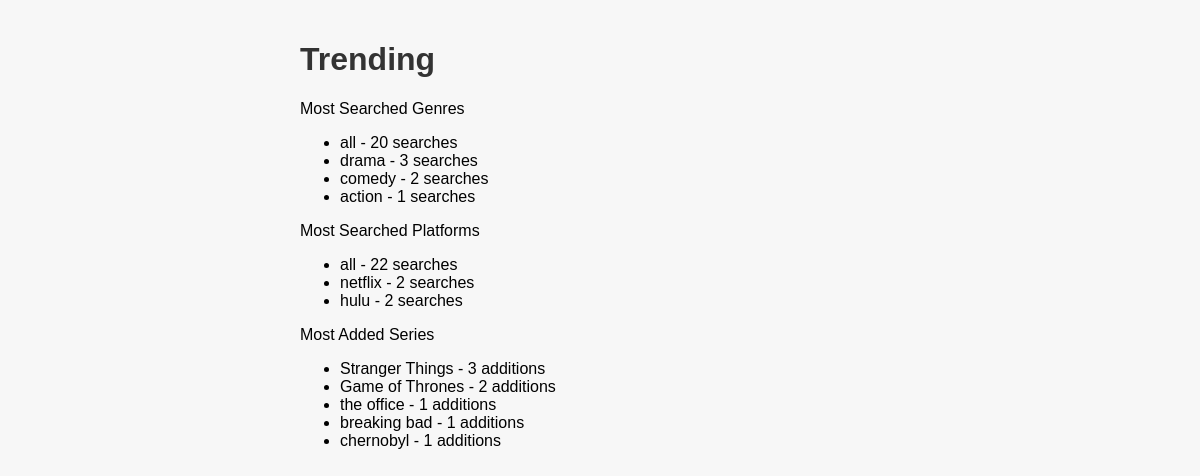
/trending, run on the app's committed database.
### tables this page shows
CREATE TABLE searches (
        id INTEGER PRIMARY KEY AUTOINCREMENT,
        user_id INTEGER,
        genre TEXT,
        platform TEXT,
        FOREIGN KEY (user_id) REFERENCES users (id)
    );

CREATE TABLE series
             (id INTEGER PRIMARY KEY AUTOINCREMENT,
              name TEXT NOT NULL,
              genre TEXT NOT NULL,
              platform TEXT NOT NULL);

### app.py (the view)
@app.route('/trending')
def trending():
    conn = sqlite3.connect('recommendations.db')
    cursor = conn.cursor()
    cursor.execute('SELECT genre, COUNT(*) as count FROM searches GROUP BY genre ORDER BY count DESC LIMIT 5')
    genre_data = cursor.fetchall()
    cursor.execute('SELECT platform, COUNT(*) as count FROM searches GROUP BY platform ORDER BY count DESC LIMIT 5')
    platform_data = cursor.fetchall()
    cursor.execute('SELECT series.id, series.name, series.genre, series.platform, COUNT(user_series2.series_id) as count FROM series LEFT JOIN user_series2 ON series.id = user_series2.series_id GROUP BY series.id ORDER BY count DESC LIMIT 5')
    series_data = cursor.fetchall()
    conn.close()
    return render_template('trending.html', genres=genre_data, platforms=platform_data, series=series_data)

### templates/trending.html (shortened to what this page needs)
<!DOCTYPE html>
<html>
<head>
    <link rel="stylesheet" type="text/css" href="{{ url_for('static', filename='style.css') }}">
</head>
<body>
  <div class="container">
    <h1>Trending</h1>
    <div class="card">
      <div class="card-header">
        Most Searched Genres
      </div>
      <div class="card-body">
        {% if genres %}
          <ul class="list-group">
            {% for genre, count in genres %}
              <li class="list-group-item">{{ genre }} - {{ count }} searches</li>
            {% endfor %}
          </ul>
        {% else %}
          <p>No genre data available.</p>
        {% endif %}
      </div>
    </div>
    <div class="card">
      <div class="card-header">
        Most Searched Platforms
      </div>
      <div class="card-body">
        {% if platforms %}
          <ul class="list-group">
            {% for platform, count in platforms %}
              <li class="list-group-item">{{ platform }} - {{ count }} searches</li>
            {% endfor %}
          </ul>
        {% else %}
          <p>No platform data available.</p>
        {% endif %}
      </div>
    </div>
    <div class="card">
      <div class="card-header">
        Most Added Series
      </div>
      <div class="card-body">
        {% if series %}
          <ul class="list-group">
            {% for series_item in series %}
              <li class="list-group-item">{{ series_item[1] }} - {{ series_item[4] }} additions</li>
            {% endfor %}
          </ul>
        {% else %}
          <p>No series data available.</p>
        {% endif %}
      </div>
    </div>
  </div>
</body>
</html>

### static/style.css (style rules this page uses)
body { font-family: Arial, sans-serif; margin: 0; padding: 0; background-color: #f7f7f7; }
.container { max-width: 600px; margin: 0 auto; padding: 20px; }
h1, h2 { color: #333; }

### data on the page
searches: genre "all", id "20"
searches: platform "all", id "22"
series: name "Stranger Things", series_item "3"
series: name "Game of Thrones", series_item "2"
series: name "the office", series_item "1"
series: name "breaking bad", series_item "1"
series: name "chernobyl", series_item "1"

### other printed values
{{ genre }} "drama" "comedy" "action"
{{ count }} "3" "2" "1"
{{ platform }} "netflix" "hulu"
{{ count }} "2" "2"
